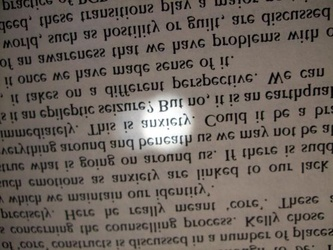
#> input picture dataset/document/textbook.jpg, 333 x 250 px, shrunk from 557 x 418 before the run; its folder holds 5 pictures in this run
$ jupyter execute RunMe_Jian.ipynb
#> lines starting #> are read from the running program, lines starting #| are printed output that depends on the picture
### document_shadow_removal/helper_functions.py
"""Helper functions for the document shadow.

Defines helper functions that are used in the document shadow
"""

import matplotlib.pyplot as plt

def show_img_compare(img_1, img_2, title1, title2):
    """Show the comparison of two images.

    Input
    ----------
    img_1,img_2: numpy array
    title_1,title_2: str

    Output
    ----------
    Two image plots are shown side by side.
    """
    f, ax = plt.subplots(1, 2, figsize=(6, 6))
    ax[0].imshow(img_1)
    ax[0].set_title(title1)
    ax[0].axis('off')

    ax[1].imshow(img_2)
    ax[1].set_title(title2)
    ax[1].axis('off')

    f.tight_layout()
    plt.show()

    return f, ax

### document_shadow_removal/RunMe_Jian.ipynb
[cell 1]
# Implementation of Jian Ren et.al (2019)

import numpy as np
from PIL import Image
import matplotlib.pyplot as plt
from skimage import color,filters,transform
from scipy import ndimage as ndi
from helper_functions import *
from tqdm import tqdm


base_img_rpath = '../dataset/document/'
base_img_wpath = '../output/document/'

#choices = 'document.png', 'color_mosaic.jpg', 'textbook.jpg', 'manuscript.jpg'
filename = 'textbook.jpg'
doc = Image.open(base_img_rpath + filename)
#> doc is the input picture: PIL image 333x250 RGB; mean R, G, B 111, 101.7, 94.7
doc_orig = np.array(doc)
#doc_orig = transform.rescale(doc_orig, scale= 0.25, channel_axis=2) #comment if req

print(doc_orig.shape)
#| (250, 333, 3)
plt.figure(figsize = (8,10))
plt.imshow(doc_orig)
plt.title('Original Image')
plt.show()

[cell 2]
choice = 3
title1 = 'Original Image'
title2 = 'Estimated Global Background'

if choice==1:

  # Global average over each channel  (Approach #1)
  global_col = doc_orig.copy()
  global_col[:,:,0], global_col[:,:,1], global_col[:,:,2] = np.average(doc_orig, axis=(0,1))
  show_img_compare(doc_orig, global_col, title1, title2)
elif choice==2:

  # Max pixel value for each channel   (Approach #2)
  img_temp = doc_orig.copy()
  # By counting most frequent pixels
  #unique, counts = np.unique(doc_orig.reshape(-1, 3), axis=0, return_counts=True)
  #img_temp[:,:,0], img_temp[:,:,1], img_temp[:,:,2] = unique[np.argmax(counts)]
  img_temp[:,:,0] = np.ones((doc_orig.shape[0],doc_orig.shape[1])) * np.max(doc_orig[:,:,0])
  img_temp[:,:,1] = np.ones((doc_orig.shape[0],doc_orig.shape[1])) * np.max(doc_orig[:,:,1])
  img_temp[:,:,2] = np.ones((doc_orig.shape[0],doc_orig.shape[1])) * np.max(doc_orig[:,:,2])
  show_img_compare(doc_orig, img_temp, title1, title2)
elif choice==3:

  # Average of top 50 pixels   (Approach #3)
  I_global = doc_orig.copy()

  dom_r = np.partition(doc_orig[:,:,0].flatten(), -2)[-50:]
#> dom_r = 50 values, max 255 at index 0, min 254 at index 3, mean 255
  mean_val_r = np.mean(dom_r)
#> mean_val_r = 255

  dom_g = np.partition(doc_orig[:,:,1].flatten(), -2)[-50:]
#> dom_g = 50 values from 255 to 255
  mean_val_g = np.mean(dom_g)
#> mean_val_g = 255

  dom_b = np.partition(doc_orig[:,:,2].flatten(), -2)[-50:]
#> dom_b = 50 values from 255 to 255
  mean_val_b = np.mean(dom_b)
#> mean_val_b = 255

  I_global[:,:,0] = np.ones((doc_orig.shape[0],doc_orig.shape[1])) * mean_val_r
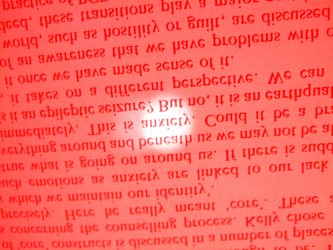
#> I_global: shape (250, 333, 3); mean R, G, B 254, 101.7, 94.7
  I_global[:,:,1] = np.ones((doc_orig.shape[0],doc_orig.shape[1])) * mean_val_g
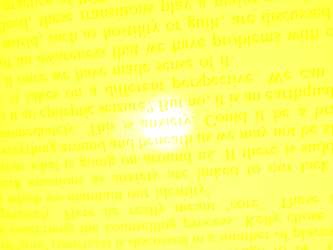
#> I_global: shape (250, 333, 3); mean R, G, B 254, 255, 94.7
  I_global[:,:,2] = np.ones((doc_orig.shape[0],doc_orig.shape[1])) * mean_val_b
  show_img_compare(doc_orig[:,:,:], I_global, title1, title2)

[cell 3]
# Preliminary Estimation of Local Background

from skimage.filters.edges import convolve
p = 0.4  #p-percentile
block_size = 11  #block size (only odd) <-- parameter to be tuned
d = block_size//2

m = doc_orig.shape[0]
#> m = 250
n = doc_orig.shape[1]
#> n = 333

I_local = np.zeros((m,n,3))


for c_ch in range(3):  #loop for each color channel
    for row in tqdm(range(m)):
        for col in range(n):
            #kernel = np.ones((block_size,block_size)) #not ignoring weight of current pixel

            block_intensities = doc_orig[max(row-d,0):min(row+d+1,m-1),max(col-d,0):min(col+d+1,n-1),c_ch].flatten()
            I_local[row][col][c_ch] = np.percentile(block_intensities,100*p)
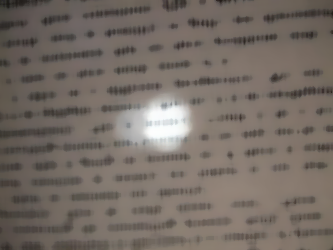
#> I_local: shape (250, 333, 3) float64; mean R, G, B 116.7, 107.5, 100.3

I_local = I_local.astype(int)  # check if this is needed or not

[cell 4]
# Refined Estimation of Local Background

t = 0.01 #threshold

median_block_size = 15 #odd only <-- parameter to be tuned
median_d = median_block_size//2

I_local_refined = np.zeros((m,n,3))

for c_ch in range(3):  #loop for each color channel
    for row in range(m):
        for col in range(n):
            if I_local[row][col][c_ch] <= (1+t)*doc_orig[row][col][c_ch] and (1-t)*doc_orig[row][col][c_ch] <= I_local[row][col][c_ch]:
                I_local_refined[row][col][c_ch] = doc_orig[row][col][c_ch]
            else:
                I_local_refined[row][col][c_ch] = np.median(I_local[max(row-median_d,0):min(row+median_d+1,m-1),max(col-median_d,0):min(col+median_d+1,n-1),c_ch].flatten())
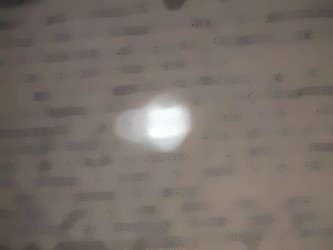
#> I_local_refined: shape (250, 333, 3) float64; mean R, G, B 120.7, 111.4, 103.9

I_local_refined = I_local_refined.astype(int) # check if this is needed or not

[cell 5]
# Plotting local background estimation

title1 = 'Local Background'
title2 = 'Refined Local Background'
f, ax = show_img_compare(I_local, I_local_refined, title1, title2)
#> call 2 of show_img_compare, with title1 = 'Local Background', title2 = 'Refined Local Background'
#> in show_img_compare (call 2), `plt.show()`:
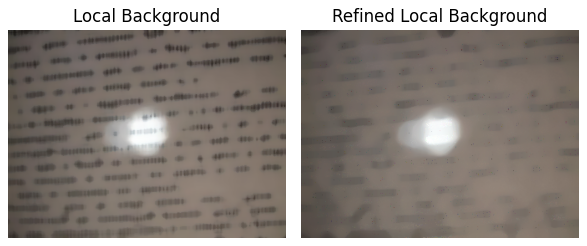
#> figure drawn by matplotlib, 2 panels

[cell 6]
#shadow_map = np.zeros(doc_orig.shape)
shadow_map = I_local / I_global    #mostly decimals < 1
shadow_map_refined = I_local_refined / I_global
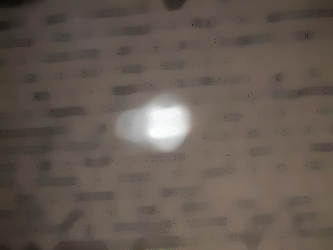
#> shadow_map_refined: shape (250, 333, 3) float64; mean R, G, B 0.475, 0.437, 0.407; drawn with min black and max white

# Preventing division by zero (see next step)
zero_loc = np.where(shadow_map[:,:,:]==0)
#> zero_loc = (empty array, empty array, empty array)
shadow_map[zero_loc] = 1
zero_loc = np.where(shadow_map_refined[:,:,:]==0)
shadow_map_refined[zero_loc] = 1


I_deshadow = doc_orig / shadow_map
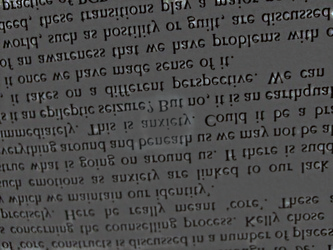
#> I_deshadow: shape (250, 333, 3) float64; mean R, G, B 239.8, 239.5, 239; drawn with min black and max white
I_deshadow_refined = doc_orig / shadow_map_refined
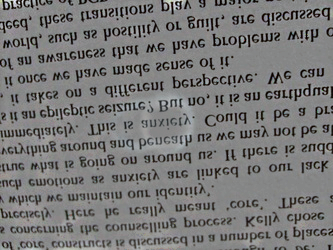
#> I_deshadow_refined: shape (250, 333, 3) float64; mean R, G, B 232.2, 231.4, 231; drawn with min black and max white

I_deshadow = I_deshadow.astype(int).clip(0,255)
I_deshadow_refined = I_deshadow_refined.astype(int).clip(0,255)
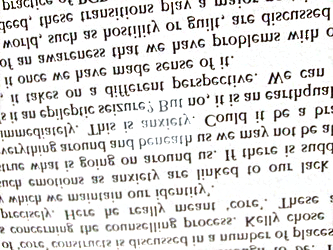
#> I_deshadow_refined: shape (250, 333, 3) int64; mean R, G, B 224.5, 223.4, 222.1

# Plotting
title1 = 'De-Shadowed Image'
title2 = 'Refined De-Shadowed Image'
fig, axes = show_img_compare(I_deshadow, I_deshadow_refined, title1, title2)
#> call 3 of show_img_compare, with title1 = 'De-Shadowed Image', title2 = 'Refined De-Shadowed Image'
#> in show_img_compare (call 3), `plt.show()`:
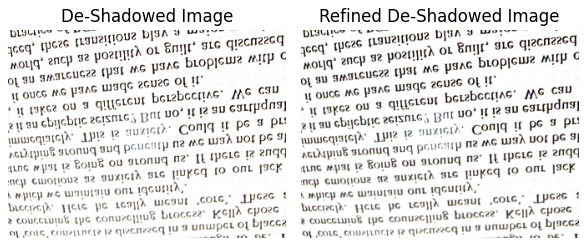
#> figure drawn by matplotlib, 2 panels

#fig.savefig(base_img_wpath + filename[:-4] + '_blk_' + str(d) + '_mblk_' + str(median_d)+ '.jpg')


# Statistics
mismatch_pos = np.where(np.equal(I_deshadow, I_deshadow_refined)==False)[0]
print('Percentage change: {:.2f} % '.format(100*len(mismatch_pos)/(m*n*3)))
#| Percentage change: 36.30 %
